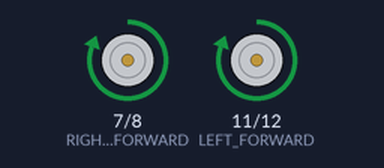
Bench run of a sketch on a simulated Arduino Uno, built with avr-gcc and run on an emulated ATmega328P. Parts: motor-driver pin pairs drawn as motors (green arrow = first pin HIGH = forward, orange = second pin HIGH = backward, longer = more drive). At 36.7 s the program stops and its outputs stay as they are.

Above: at 0.1 s.
At 8.2 s:
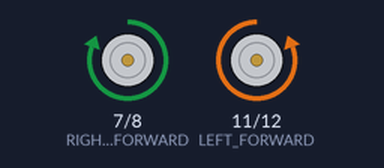
At 19.5 s:
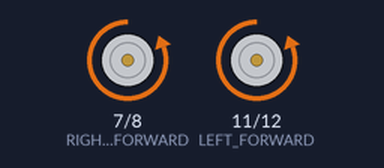
At 36.7 s:
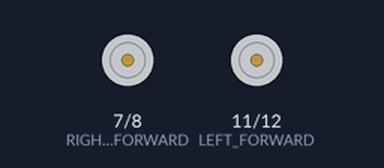
Timing chart, 0 to 38.2 s (numbered marks = the images above):
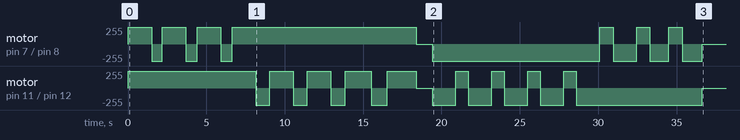

The sketch:

TASK_10_FIGURE_OF_8_REVERSE.ino
```cpp
const int RIGHT_FORWARD = 7;
const int RIGHT_BACK = 8;
const int POWER_RIGHT = 9;
const int POWER_LEFT = 10;
const int LEFT_FORWARD = 11;
const int LEFT_BACK = 12;

void setup() {
  pinMode(RIGHT_FORWARD, OUTPUT);
  pinMode(RIGHT_BACK, OUTPUT);
  pinMode(POWER_RIGHT, OUTPUT);
  pinMode(POWER_LEFT, OUTPUT);
  pinMode(LEFT_FORWARD, OUTPUT);
  pinMode(LEFT_BACK, OUTPUT);
}

void reverse(int milliseconds){
  analogWrite(POWER_RIGHT, 255);
  analogWrite(POWER_LEFT, 215);
  digitalWrite(LEFT_BACK, HIGH);
  digitalWrite(RIGHT_BACK, HIGH);
  digitalWrite(LEFT_FORWARD, LOW);
  digitalWrite(RIGHT_FORWARD, LOW);
  delay(milliseconds);
  //this makes the rover move backwards
}

void forwards(int milliseconds){
  analogWrite(POWER_RIGHT, 215);
  analogWrite(POWER_LEFT, 255);
  digitalWrite(LEFT_FORWARD, HIGH);
  digitalWrite(RIGHT_FORWARD, HIGH);
  digitalWrite(LEFT_BACK, LOW);
  digitalWrite(RIGHT_BACK, LOW);
  delay(milliseconds);
  //this makes the rover move
}

void left(int milliseconds){
  analogWrite(POWER_LEFT, 255);
  analogWrite(POWER_RIGHT, 255);
  delay(milliseconds);
  //this makes the rover move left
}

void right(int milliseconds){
  analogWrite(POWER_RIGHT, 255);
  analogWrite(POWER_LEFT, 255);
  delay(milliseconds);
      //this makes the rover move right
}

void HARD_RIGHT(int milliseconds){
    analogWrite(POWER_LEFT, 255);
    analogWrite(POWER_RIGHT, 255);
    digitalWrite(LEFT_FORWARD, HIGH);
    digitalWrite(RIGHT_BACK, HIGH);
    digitalWrite(LEFT_BACK, LOW);
    digitalWrite(RIGHT_FORWARD, LOW);
    delay(milliseconds);
        //this makes the rover move right sharply by turning one motor on fully and one go backwards fully

}
void HARD_LEFT(int milliseconds){
    analogWrite(POWER_LEFT, 255);
    analogWrite(POWER_RIGHT, 255);
    digitalWrite(LEFT_FORWARD, LOW);
    digitalWrite(RIGHT_BACK, LOW);
    digitalWrite(LEFT_BACK, HIGH);
    digitalWrite(RIGHT_FORWARD, HIGH);
    delay(milliseconds);
        //this makes the rover move left sharply by turning one motor on fully and one go backwards fully
}


void loop(){
  // Forwards figure of 8
    forwards(1500);
    HARD_RIGHT(700);
    forwards(1500);
    HARD_RIGHT(725);
    forwards(1500);
    HARD_RIGHT(725);
    forwards(1500);
    HARD_LEFT(900);
    forwards(1500);
    HARD_LEFT(875);
    forwards(1500);
    HARD_LEFT(950);
    forwards(1650);
    HARD_LEFT(1000);
    forwards(1875);
    digitalWrite(LEFT_FORWARD, LOW);
    digitalWrite(RIGHT_BACK, LOW);
    digitalWrite(LEFT_BACK, LOW);
    digitalWrite(RIGHT_FORWARD, LOW);
// 1 sec delay
    delay(1000);
// Reverse figure of 8
    reverse(1500);
    HARD_RIGHT(800);
    reverse(1500);
    HARD_RIGHT(800);
    reverse(1500);
    HARD_RIGHT(800);
    reverse(1500);
    HARD_RIGHT(800);
    reverse(1500);
    HARD_LEFT(850);
    reverse(1500);
    HARD_LEFT(850);
    reverse(1200);
    HARD_LEFT(850);
    reverse(1300);
    digitalWrite(LEFT_FORWARD, LOW);
    digitalWrite(RIGHT_BACK, LOW);
    digitalWrite(LEFT_BACK, LOW);
    digitalWrite(RIGHT_FORWARD, LOW);
    exit(0);
}
```

Measured:
- by itself, motor on pin 7 (RIGHT_FORWARD) / pin 8 (RIGHT_BACK): stopped → forward 255/255 at 0.00 s, → backward 255/255 1.5 s later, → forward 255/255 0.70 s later, → backward 255/255 1.5 s later, … (16 changes in this stretch)
- by itself, motor on pin 11 (LEFT_FORWARD) / pin 12 (LEFT_BACK): stopped → forward 255/255 at 0.00 s, → backward 255/255 8.2 s later, → forward 255/255 0.90 s later, → backward 255/255 1.5 s later, … (20 changes in this stretch)
